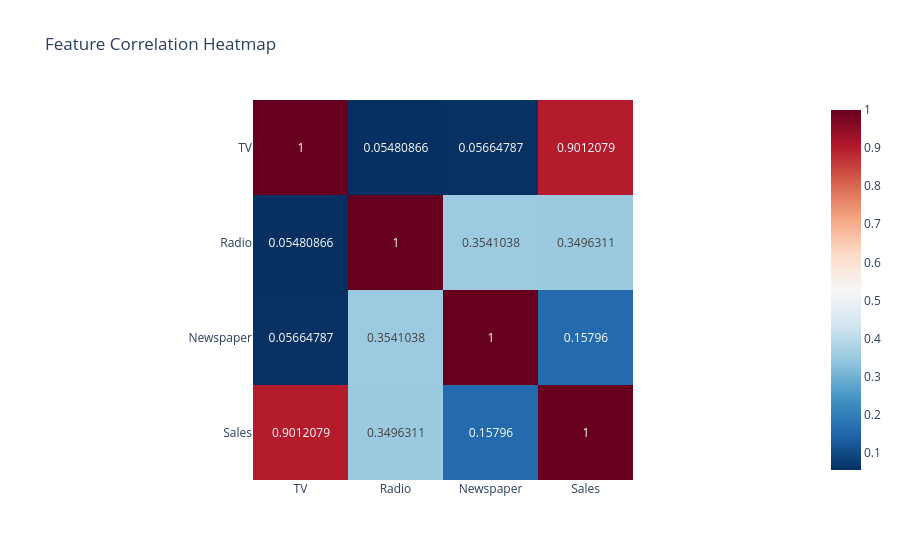

The notebook cell this image was saved under:
### Code cell
corr = df.corr(numeric_only=True)

fig = px.imshow(
    corr,
    text_auto=True,
    color_continuous_scale="RdBu_r",
    title="Feature Correlation Heatmap"
)

fig.show()

### Figure 1 — Plotly figure (JSON) as saved in the notebook; plotly's stock layout.template omitted (floating-point values rounded to 4 significant figures)
{"data": [{"coloraxis": "coloraxis", "hovertemplate": "x: %{x}<br>y: %{y}<br>color: %{z}<extra></extra>", "name": "0", "texttemplate": "%{z}", "type": "heatmap", "x": ["TV", "Radio", "Newspaper", "Sales"], "xaxis": "x", "y": ["TV", "Radio", "Newspaper", "Sales"], "yaxis": "y", "z": [[1.0, 0.05481, 0.05665, 0.9012], [0.05481, 1.0, 0.3541, 0.3496], [0.05665, 0.3541, 1.0, 0.158], [0.9012, 0.3496, 0.158, 1.0]]}], "layout": {"coloraxis": {"colorscale": [[0, "rgb(5,48,97)"], [0.1, "rgb(33,102,172)"], [0.2, "rgb(67,147,195)"], [0.3, "rgb(146,197,222)"], [0.4, "rgb(209,229,240)"], [0.5, "rgb(247,247,247)"], [0.6, "rgb(253,219,199)"], [0.7, "rgb(244,165,130)"], [0.8, "rgb(214,96,77)"], [0.9, "rgb(178,24,43)"], [1, "rgb(103,0,31)"]]}, "title": {"text": "Feature Correlation Heatmap"}, "xaxis": {"anchor": "y", "constrain": "domain", "domain": [0, 1], "scaleanchor": "y"}, "yaxis": {"anchor": "x", "autorange": "reversed", "constrain": "domain", "domain": [0, 1]}}}
